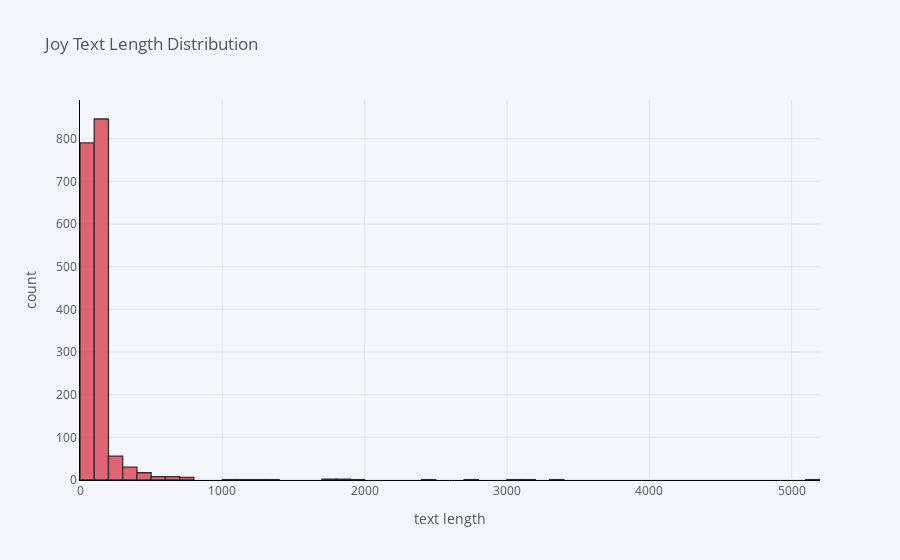
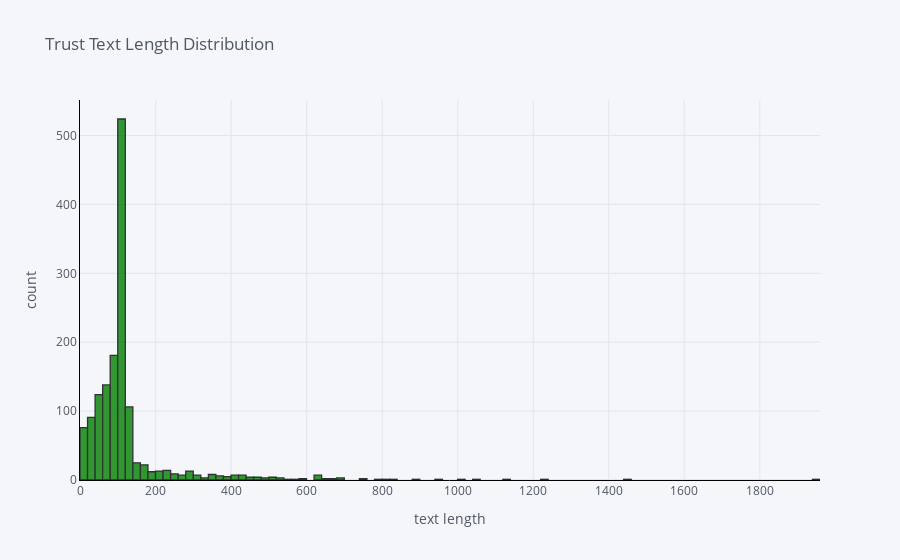
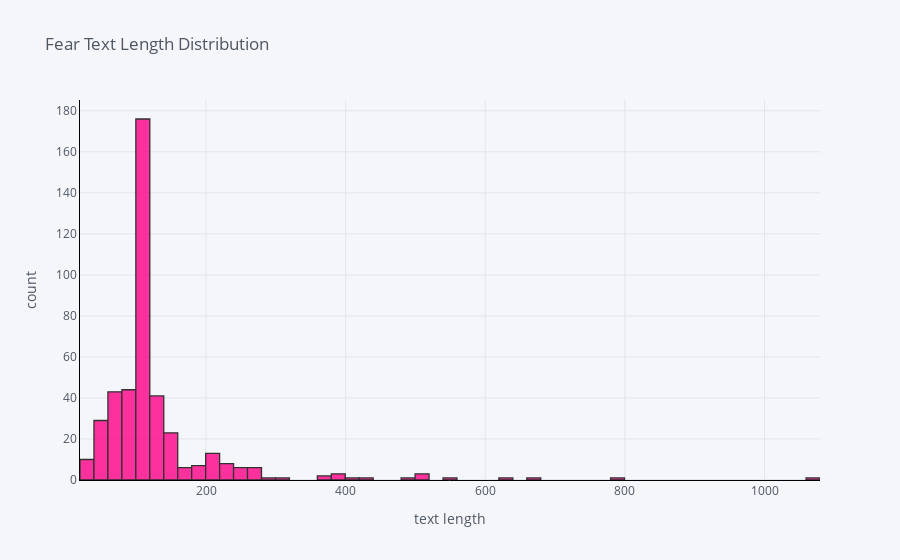
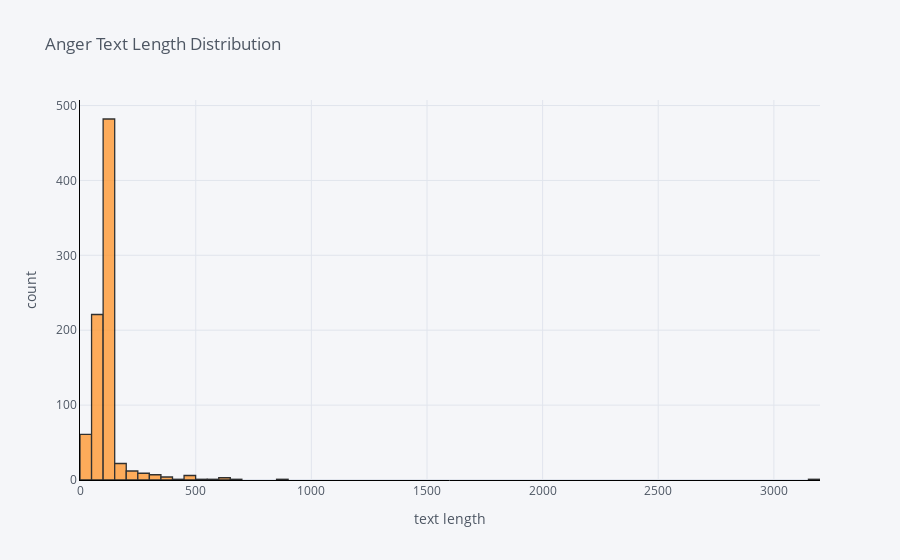

Here is the notebook cell these charts were saved with, in order:
### Code cell
joy['len'].iplot(
    kind='hist',
    bins=100,
    xTitle='text length',
    linecolor='black',
    color='red',
    yTitle='count',
    title='Joy Text Length Distribution')
trust['len'].iplot(
    kind='hist',
    bins=100,
    xTitle='text length',
    linecolor='black',
    color='green',
    yTitle='count',
    title='Trust Text Length Distribution')

fear['len'].iplot(
    kind='hist',
    bins=100,
    xTitle='text length',
    linecolor='black',
    color='pink',
    yTitle='count',
    title='Fear Text Length Distribution')

anger['len'].iplot(
    kind='hist',
    bins=100,
    xTitle='text length',
    linecolor='black',
    color='orange',
    yTitle='count',
    title='Anger Text Length Distribution')

anticipation['len'].iplot(
    kind='hist',
    bins=100,
    xTitle='text length',
    linecolor='black',
    yTitle='count',
    title='Anticipation Text Length Distribution')
disgust['len'].iplot(
    kind='hist',
    bins=100,
    xTitle='text length',
    linecolor='black',
    
    yTitle='count',
    title='Disgust Text Length Distribution')
sadness['len'].iplot(
    kind='hist',
    bins=100,
    xTitle='text length',
    linecolor='black',
    color='gold',
    yTitle='count',
    title='Sadness Text Length Distribution')
surprise['len'].iplot(
    kind='hist',
    bins=100,
    xTitle='text length',
    linecolor='black',
    color='blue',
    yTitle='count',
    title='Surprise Text Length Distribution')

### Figure 1 — Plotly figure (JSON) as saved in the notebook; plotly's stock layout.template omitted (floating-point values rounded to 4 significant figures; data arrays with more than 128 entries replaced by an {"elided": "..."} marker saying what was removed)
{"data": [{"histfunc": "count", "histnorm": "", "marker": {"color": "rgba(219, 64, 82, 1.0)", "line": {"color": "#000000", "width": 1.3}}, "name": "len", "nbinsx": 100, "opacity": 0.8, "orientation": "v", "type": "histogram", "x": {"elided": "1776 int values"}}], "layout": {"barmode": "overlay", "legend": {"bgcolor": "#F5F6F9", "font": {"color": "#4D5663"}}, "paper_bgcolor": "#F5F6F9", "plot_bgcolor": "#F5F6F9", "title": {"font": {"color": "#4D5663"}, "text": "Joy Text Length Distribution"}, "xaxis": {"gridcolor": "#E1E5ED", "linecolor": "black", "showgrid": true, "tickfont": {"color": "#4D5663"}, "title": {"font": {"color": "#4D5663"}, "text": "text length"}, "zerolinecolor": "#E1E5ED"}, "yaxis": {"gridcolor": "#E1E5ED", "linecolor": "black", "showgrid": true, "tickfont": {"color": "#4D5663"}, "title": {"font": {"color": "#4D5663"}, "text": "count"}, "zerolinecolor": "#E1E5ED"}}}

### Figure 2 — Plotly figure (JSON) as saved in the notebook; plotly's stock layout.template omitted (floating-point values rounded to 4 significant figures; data arrays with more than 128 entries replaced by an {"elided": "..."} marker saying what was removed)
{"data": [{"histfunc": "count", "histnorm": "", "marker": {"color": "rgba(0, 128, 0, 1.0)", "line": {"color": "#000000", "width": 1.3}}, "name": "len", "nbinsx": 100, "opacity": 0.8, "orientation": "v", "type": "histogram", "x": {"elided": "1447 int values"}}], "layout": {"barmode": "overlay", "legend": {"bgcolor": "#F5F6F9", "font": {"color": "#4D5663"}}, "paper_bgcolor": "#F5F6F9", "plot_bgcolor": "#F5F6F9", "title": {"font": {"color": "#4D5663"}, "text": "Trust Text Length Distribution"}, "xaxis": {"gridcolor": "#E1E5ED", "linecolor": "black", "showgrid": true, "tickfont": {"color": "#4D5663"}, "title": {"font": {"color": "#4D5663"}, "text": "text length"}, "zerolinecolor": "#E1E5ED"}, "yaxis": {"gridcolor": "#E1E5ED", "linecolor": "black", "showgrid": true, "tickfont": {"color": "#4D5663"}, "title": {"font": {"color": "#4D5663"}, "text": "count"}, "zerolinecolor": "#E1E5ED"}}}

### Figure 3 — Plotly figure (JSON) as saved in the notebook; plotly's stock layout.template omitted (floating-point values rounded to 4 significant figures; data arrays with more than 128 entries replaced by an {"elided": "..."} marker saying what was removed)
{"data": [{"histfunc": "count", "histnorm": "", "marker": {"color": "rgba(255, 0, 136, 1.0)", "line": {"color": "#000000", "width": 1.3}}, "name": "len", "nbinsx": 100, "opacity": 0.8, "orientation": "v", "type": "histogram", "x": {"elided": "430 int values"}}], "layout": {"barmode": "overlay", "legend": {"bgcolor": "#F5F6F9", "font": {"color": "#4D5663"}}, "paper_bgcolor": "#F5F6F9", "plot_bgcolor": "#F5F6F9", "title": {"font": {"color": "#4D5663"}, "text": "Fear Text Length Distribution"}, "xaxis": {"gridcolor": "#E1E5ED", "linecolor": "black", "showgrid": true, "tickfont": {"color": "#4D5663"}, "title": {"font": {"color": "#4D5663"}, "text": "text length"}, "zerolinecolor": "#E1E5ED"}, "yaxis": {"gridcolor": "#E1E5ED", "linecolor": "black", "showgrid": true, "tickfont": {"color": "#4D5663"}, "title": {"font": {"color": "#4D5663"}, "text": "count"}, "zerolinecolor": "#E1E5ED"}}}

### Figure 4 — Plotly figure (JSON) as saved in the notebook; plotly's stock layout.template omitted (floating-point values rounded to 4 significant figures; data arrays with more than 128 entries replaced by an {"elided": "..."} marker saying what was removed)
{"data": [{"histfunc": "count", "histnorm": "", "marker": {"color": "rgba(255, 153, 51, 1.0)", "line": {"color": "#000000", "width": 1.3}}, "name": "len", "nbinsx": 100, "opacity": 0.8, "orientation": "v", "type": "histogram", "x": {"elided": "833 int values"}}], "layout": {"barmode": "overlay", "legend": {"bgcolor": "#F5F6F9", "font": {"color": "#4D5663"}}, "paper_bgcolor": "#F5F6F9", "plot_bgcolor": "#F5F6F9", "title": {"font": {"color": "#4D5663"}, "text": "Anger Text Length Distribution"}, "xaxis": {"gridcolor": "#E1E5ED", "linecolor": "black", "showgrid": true, "tickfont": {"color": "#4D5663"}, "title": {"font": {"color": "#4D5663"}, "text": "text length"}, "zerolinecolor": "#E1E5ED"}, "yaxis": {"gridcolor": "#E1E5ED", "linecolor": "black", "showgrid": true, "tickfont": {"color": "#4D5663"}, "title": {"font": {"color": "#4D5663"}, "text": "count"}, "zerolinecolor": "#E1E5ED"}}}
